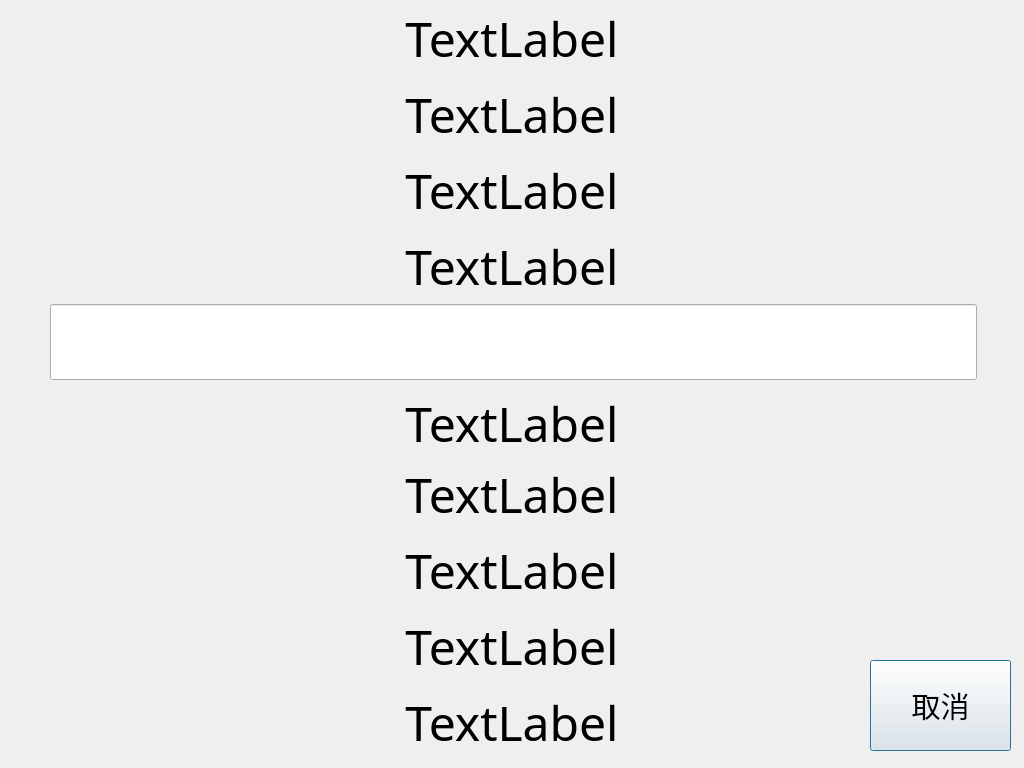
<?xml version="1.0" encoding="UTF-8"?>
<ui version="4.0">
 <class>DetailDialog</class>
 <widget class="QDialog" name="DetailDialog">
  <property name="geometry">
   <rect>
    <x>0</x>
    <y>0</y>
    <width>1024</width>
    <height>768</height>
   </rect>
  </property>
  <property name="windowTitle">
   <string>Dialog</string>
  </property>
  <widget class="QLabel" name="label_1">
   <property name="geometry">
    <rect>
     <x>0</x>
     <y>0</y>
     <width>1024</width>
     <height>76</height>
    </rect>
   </property>
   <property name="font">
    <font>
     <family>黑体</family>
     <pointsize>36</pointsize>
    </font>
   </property>
   <property name="text">
    <string>TextLabel</string>
   </property>
   <property name="alignment">
    <set>Qt::AlignCenter</set>
   </property>
  </widget>
  <widget class="QLabel" name="label_2">
   <property name="geometry">
    <rect>
     <x>0</x>
     <y>76</y>
     <width>1024</width>
     <height>76</height>
    </rect>
   </property>
   <property name="font">
    <font>
     <family>黑体</family>
     <pointsize>36</pointsize>
    </font>
   </property>
   <property name="text">
    <string>TextLabel</string>
   </property>
   <property name="alignment">
    <set>Qt::AlignCenter</set>
   </property>
  </widget>
  <widget class="QLabel" name="label_3">
   <property name="geometry">
    <rect>
     <x>0</x>
     <y>152</y>
     <width>1024</width>
     <height>76</height>
    </rect>
   </property>
   <property name="font">
    <font>
     <family>黑体</family>
     <pointsize>36</pointsize>
    </font>
   </property>
   <property name="text">
    <string>TextLabel</string>
   </property>
   <property name="alignment">
    <set>Qt::AlignCenter</set>
   </property>
  </widget>
  <widget class="QLabel" name="label_4">
   <property name="geometry">
    <rect>
     <x>0</x>
     <y>228</y>
     <width>1024</width>
     <height>76</height>
    </rect>
   </property>
   <property name="font">
    <font>
     <family>黑体</family>
     <pointsize>36</pointsize>
    </font>
   </property>
   <property name="text">
    <string>TextLabel</string>
   </property>
   <property name="alignment">
    <set>Qt::AlignCenter</set>
   </property>
  </widget>
  <widget class="QLabel" name="label_5">
   <property name="geometry">
    <rect>
     <x>0</x>
     <y>304</y>
     <width>1024</width>
     <height>76</height>
    </rect>
   </property>
   <property name="font">
    <font>
     <family>黑体</family>
     <pointsize>36</pointsize>
    </font>
   </property>
   <property name="text">
    <string>TextLabel</string>
   </property>
   <property name="alignment">
    <set>Qt::AlignCenter</set>
   </property>
  </widget>
  <widget class="QLabel" name="label_6">
   <property name="geometry">
    <rect>
     <x>0</x>
     <y>385</y>
     <width>1024</width>
     <height>76</height>
    </rect>
   </property>
   <property name="font">
    <font>
     <family>黑体</family>
     <pointsize>36</pointsize>
    </font>
   </property>
   <property name="text">
    <string>TextLabel</string>
   </property>
   <property name="alignment">
    <set>Qt::AlignCenter</set>
   </property>
  </widget>
  <widget class="QLabel" name="label_7">
   <property name="geometry">
    <rect>
     <x>0</x>
     <y>456</y>
     <width>1024</width>
     <height>76</height>
    </rect>
   </property>
   <property name="font">
    <font>
     <family>黑体</family>
     <pointsize>36</pointsize>
    </font>
   </property>
   <property name="text">
    <string>TextLabel</string>
   </property>
   <property name="alignment">
    <set>Qt::AlignCenter</set>
   </property>
  </widget>
  <widget class="QLabel" name="label_8">
   <property name="geometry">
    <rect>
     <x>0</x>
     <y>532</y>
     <width>1024</width>
     <height>76</height>
    </rect>
   </property>
   <property name="font">
    <font>
     <family>黑体</family>
     <pointsize>36</pointsize>
    </font>
   </property>
   <property name="text">
    <string>TextLabel</string>
   </property>
   <property name="alignment">
    <set>Qt::AlignCenter</set>
   </property>
  </widget>
  <widget class="QLabel" name="label_9">
   <property name="geometry">
    <rect>
     <x>0</x>
     <y>608</y>
     <width>1024</width>
     <height>76</height>
    </rect>
   </property>
   <property name="font">
    <font>
     <family>黑体</family>
     <pointsize>36</pointsize>
    </font>
   </property>
   <property name="text">
    <string>TextLabel</string>
   </property>
   <property name="alignment">
    <set>Qt::AlignCenter</set>
   </property>
  </widget>
  <widget class="QLabel" name="label_10">
   <property name="geometry">
    <rect>
     <x>0</x>
     <y>684</y>
     <width>1024</width>
     <height>76</height>
    </rect>
   </property>
   <property name="font">
    <font>
     <family>黑体</family>
     <pointsize>36</pointsize>
    </font>
   </property>
   <property name="text">
    <string>TextLabel</string>
   </property>
   <property name="alignment">
    <set>Qt::AlignCenter</set>
   </property>
  </widget>
  <widget class="QLineEdit" name="password_lineEdit">
   <property name="enabled">
    <bool>true</bool>
   </property>
   <property name="geometry">
    <rect>
     <x>50</x>
     <y>304</y>
     <width>927</width>
     <height>76</height>
    </rect>
   </property>
   <property name="font">
    <font>
     <family>黑体</family>
     <pointsize>36</pointsize>
    </font>
   </property>
   <property name="focusPolicy">
    <enum>Qt::ClickFocus</enum>
   </property>
   <property name="acceptDrops">
    <bool>false</bool>
   </property>
   <property name="echoMode">
    <enum>QLineEdit::Password</enum>
   </property>
  </widget>
  <widget class="QPushButton" name="pushButton">
   <property name="geometry">
    <rect>
     <x>870</x>
     <y>660</y>
     <width>141</width>
     <height>91</height>
    </rect>
   </property>
   <property name="font">
    <font>
     <family>黑体</family>
     <pointsize>22</pointsize>
    </font>
   </property>
   <property name="text">
    <string>取消</string>
   </property>
  </widget>
 </widget>
 <resources/>
 <connections/>
</ui>
